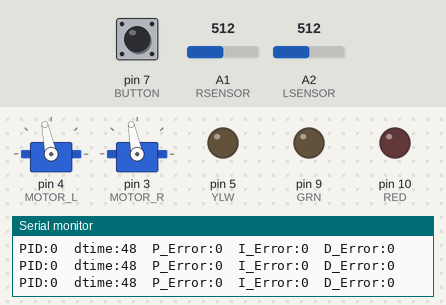
Recording of a sketch running on a simulated Arduino Uno, built with avr-gcc and run on an emulated ATmega328P. On the bench: 2 × servo, output pins drawn as LEDs (lit = HIGH), the last lines printed to the serial monitor. The test bench sets the inputs (shaded band); at power-on: A1 (RSENSOR) = 512, A2 (LSENSOR) = 512, pin 7 (BUTTON) HIGH.

Above: at 1.4 s.
1.5 s: A1 (RSENSOR) set to 900
At 2.5 s:
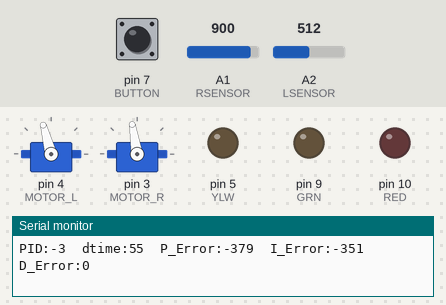
4.5 s: A1 (RSENSOR) set to 0
7.5 s: A2 (LSENSOR) set to 716
10.5 s: A2 (LSENSOR) set to 122
13.5 s: A1 (RSENSOR) set to 1023
At 14.6 s:
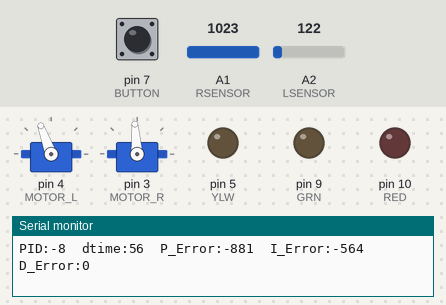
16.5 s: A2 (LSENSOR) set to 306
At 37.3 s:
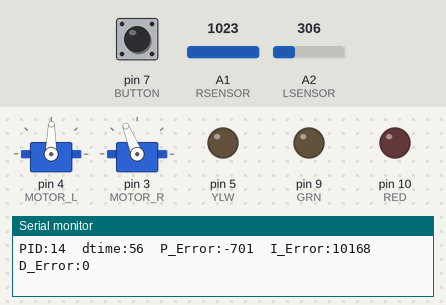
Timing chart, 0 to 49.9 s (numbered marks = the images above; inputs shaded):
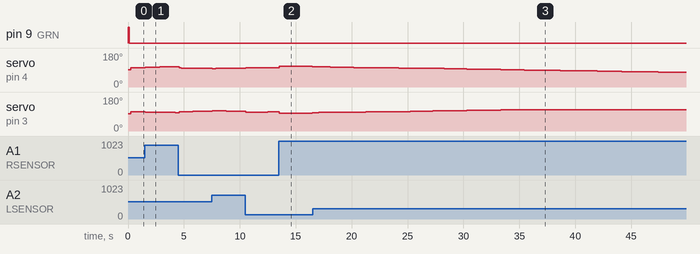

Measured:
- after the input at 1.5 s, servo on pin 4 (MOTOR_L): 102° → 105° at once, → 106° 1.3 s later, → 107° 1.4 s later; servo on pin 3 (MOTOR_R): 101° → 99° at once, → 98° 1.3 s later, → 97° 1.4 s later
- after the input at 13.5 s, servo on pin 4 (MOTOR_L): 102° → 110° at once, → 109° 1.4 s later, → 108° 1.6 s later; servo on pin 3 (MOTOR_R): 101° → 94° at once, → 95° 1.4 s later, → 96° 1.6 s later

The sketch:

PIDv2.ino
```cpp
#include <Servo.h>
Servo leftWheel;
Servo rightWheel;


#define OFFSET 1
#define MAX_DIST 1250
#define STOP_PULSE 149
#define DELTA_FORWARD 11
#define DELTA_MAX 10+DELTA_FORWARD
#define UPDATE_TIME 40 // 1
#define K_VALUE_TYPE float
#define TIME_FUNCTION millis
#define I_DIVISION 1000
#define D_MULT 100
#define DEADZONE 50

// use micro function
unsigned long micro_time;
unsigned long prev_micro_time;

int delta_time;

// Gains
K_VALUE_TYPE Kp = 0.00800; // DF11 : 0.0075
K_VALUE_TYPE Ki = 0.0020; // DF11 : 0.0002
K_VALUE_TYPE Kd = 0.0000;

int P_error = 0;
int I_error = 0;
int D_error = 0;

int PID_result = 0;

int prev_P_error = 0;

const bool TEST = false;
const bool PLOT = true;
const bool SHOW_PID_RESULTS = true;

// pin assignments
int RED = 10;           //red LED Pin
int GRN = 9;           //green LED Pin
int YLW = 5;           //yellow LED Pin
int BUTTON = 7;        //pushbutton Pin
int SHARP = A3;     // Sharp Sensor on Analog Pin 3
int MOTOR_R = 3;        // right motor signal pin
int MOTOR_L = 4;        // left motor signal pin
const int LSENSOR = A2; // Left Sensor on Analog Pin 1
const int RSENSOR = A1; // Right Sensor on Analog Pin 2

// Range
int value = 0;
int mv_value = 0;


//global variables keft and right sensors
int lvalue = 0;  //left sensor value
int rvalue = 0;  //right sensor value

int lmotordelta = 0;
int rmotordelta = 0;

void setup() {
  // put your setup code here, to run once:
  // Initialize led pins as outputs.
  pinMode(GRN, OUTPUT);
  pinMode(YLW, OUTPUT);
  pinMode(RED, OUTPUT);

  // Initialize pins as inputs
  pinMode(BUTTON, INPUT);
  pinMode(SHARP, INPUT);

  pinMode(LSENSOR, INPUT);
  pinMode(RSENSOR, INPUT);

  leftWheel.attach(MOTOR_L);
  rightWheel.attach(MOTOR_R);

  // Initialize serial printout
  Serial.begin(9600);    // default 9600

  runMotors(0,0);
  do {
    digitalWrite(GRN, HIGH);
    delay(125);
    digitalWrite(GRN, LOW);
    delay(125);
  } while (digitalRead(BUTTON) == LOW);
  micro_time = TIME_FUNCTION();
}

void loop() {
  prev_P_error = P_error;
  prev_micro_time = micro_time;
  // put your main code here, to run repeatedly:
  lvalue = analogRead(LSENSOR);
  rvalue = analogRead(RSENSOR);

  lvalue = map(lvalue,0,1023,0,1000);
  rvalue = map(rvalue,0,1023,0,1000);
  micro_time = TIME_FUNCTION();

  delta_time = (int)(micro_time-prev_micro_time);

  // P_error = (abs(lvalue - rvalue) > DEADZONE ? lvalue - rvalue : 0);
  P_error = lvalue - rvalue;
  I_error += ((P_error + prev_P_error)/2*delta_time)/I_DIVISION;
  D_error = (P_error-prev_P_error)*D_MULT/delta_time;

  if (TEST && !PLOT)
    PrintPIDvalues();
  else
    PlotPIDValues();

  PID_result = (int)(((K_VALUE_TYPE)P_error)*Kp + ((K_VALUE_TYPE)(I_error))*Ki + ((K_VALUE_TYPE)D_error)*Kd);

  // lmotordelta = DELTA_FORWARD + (PID_result < 0 ? -PID_result : 0);
  // rmotordelta = DELTA_FORWARD - OFFSET + (PID_result > 0 ? PID_result : 0);

  lmotordelta = DELTA_FORWARD - PID_result;
  rmotordelta = DELTA_FORWARD - OFFSET + PID_result;

  if (!TEST)
    runMotors((lmotordelta > DELTA_MAX ? DELTA_MAX : lmotordelta), (rmotordelta > DELTA_MAX ? DELTA_MAX : rmotordelta));
    // runMotors(lmotordelta, rmotordelta);

  delay(UPDATE_TIME); // might omit
}


// run robot wheels
void runMotors(int deltaL, int deltaR)
{
  int pulseL = (STOP_PULSE + deltaL)*10;    //length of pulse in microseconds
  int pulseR = (STOP_PULSE + deltaR)*10;
  leftWheel.writeMicroseconds(pulseL);
  rightWheel.writeMicroseconds(pulseR);
}

// Turn on a single LED and turn others off
void turnOnLED(int COLOUR)
{
  digitalWrite(GRN, LOW);
  digitalWrite(YLW, LOW);
  digitalWrite(RED, LOW);
  digitalWrite(COLOUR, HIGH);
}

void PlotPIDValues() {
  Serial.print("PID:");
  Serial.print(PID_result);
  Serial.print("\t");
  Serial.print("dtime:");
  Serial.print(delta_time);
  Serial.print("\t");
  Serial.print("P_Error:");
  Serial.print(P_error);
  Serial.print("\t");
  Serial.print("I_Error:");
  Serial.print(I_error);
  Serial.print("\t");
  Serial.print("D_Error:");
  Serial.println(D_error);
}


void PrintPIDvalues() {
  Serial.print("P Error= ");
  Serial.println(P_error);
  Serial.print("I Error= ");
  Serial.println(I_error);
  Serial.print("D Error= ");
  Serial.println(D_error);

}
```
